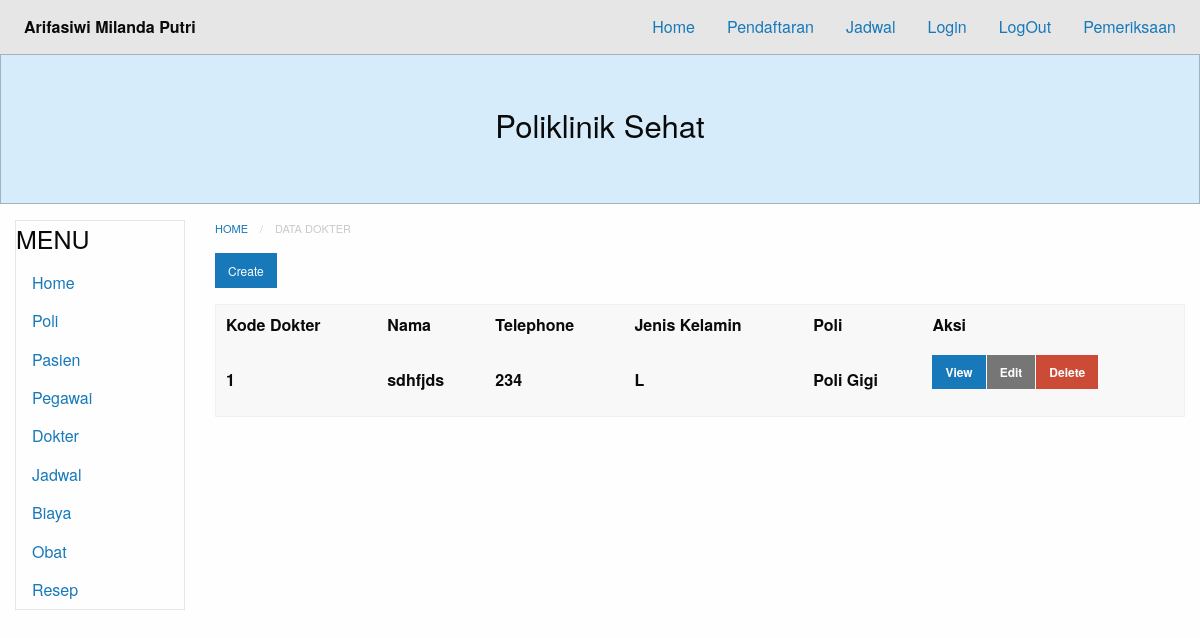
Before: /?module=dokter with the older database file.
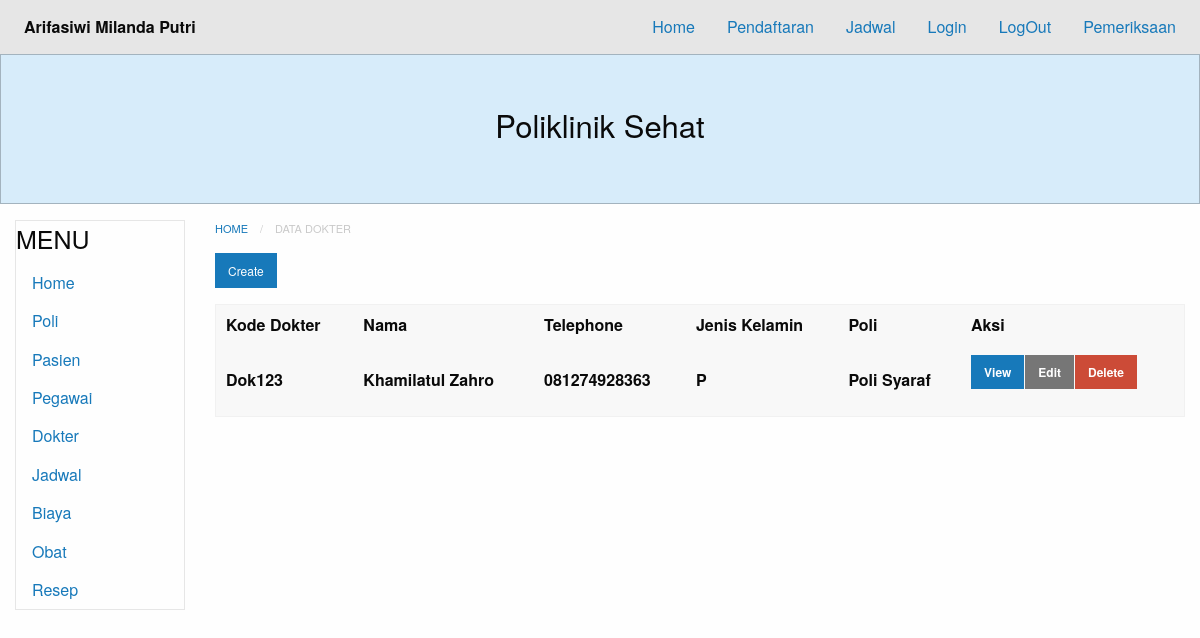
After: the same page with the newer database file.
### tables this page shows
CREATE TABLE `dokter` (
  `id` int(11) NOT NULL,
  `kode` varchar(255) NOT NULL,
  `nama` varchar(255) NOT NULL,
  `alamat` varchar(255) NOT NULL,
  `telp` varchar(255) NOT NULL,
  `jk` varchar(255) NOT NULL,
  `poli_id` int(11) NOT NULL
);

CREATE TABLE `poli` (
  `id` int(11) NOT NULL,
  `kode` varchar(255) NOT NULL,
  `nama` varchar(255) NOT NULL
);

### database.php (called while the page is built, shortened)
<?php
class Database {
	private $db_host = "localhost";
	private $db_user = "root";
	private $db_pass = "";
	private $db_name = "07_arifasiwimp_poliklinik";
	var $con = false;
    var $myconn = "";
	var $result = array();
    function __construct() {
        if(!$this->con){
            $this->myconn = new mysqli($this->db_host, $this->db_user, $this->db_pass, $this->db_name);
            if($this->myconn->connect_errno > 0){
                array_push($this->result, $this->myconn->connect_error);
                return false;
            }else{
                $this->myconn->set_charset('utf8');
                $this->con = true;
                return true;
            }
        } else {
            return true;
        }
    }
	public function select($table, $rows = '*', $join = null,$join2 = null,$join3 = null,$join4 = null, $join5 = null, $join6 = null, $where = null, $order = null, $limit = null){
		$q = 'SELECT '.$rows.' FROM '.$table;
		if($join != null){
			$q .= ' JOIN '.$join;
        }
        if($this->tableExists($table)){
        	$query = $this->myconn->query($q);
			if($query){
				$this->numResults = $query->num_rows;
				for($i = 0; $i < $this->numResults; $i++){
					$r = $query->fetch_array();
                	$key = array_keys($r);
                	for($x = 0; $x < count($key); $x++){
                    	if(!is_int($key[$x])){
                    		if($query->num_rows >= 1){
                    			$this->result[$i][$key[$x]] = $r[$key[$x]];
							}else{
								$this->result[$i][$key[$x]] = null;
							}
						}
					}
				}
				return true;
			}else{
				array_push($this->result, $this->myconn->error);
				return false;
			}
      	}else{
      		return false;
    	}
    }
	private function TableExists($table) {
    	$res = $this->myconn->query('SHOW TABLES LIKE "'.$table.'"');
    	if(isset($res->num_rows)) {
        	return $res->num_rows > 0 ? true : false;
    	} else {
    		array_push($this->result, $table." does not exist in this database");
    		return false;
    	}
	}
    public function getResult(){
        $val = $this->result;
        $this->result = array();
        return $val;
    }
}

### modules/dokter/dokter-index.php (the view)
<nav aria-label="You are here:" role="navigation">
  <ul class="breadcrumbs">
    <li><a href="?module=home">Home</a></li>
    <li class="disabled">Data Dokter</li>
  </ul>
</nav>
<a href="?module=dokter-create" class="small button">Create</a>
  <table>
      <thead>
          <tr>
              <th>Kode Dokter</th>
		      <th>Nama </th>
		      <th>Telephone</th>
              <th>Jenis Kelamin</th>
              <th>Poli</th>
		      <th>Aksi</th>
	      </tr>
          <?php
    require_once("database.php");
    $db=new Database();
    $db->select('dokter',
    'dokter.id,
    dokter.kode,
    dokter.nama,
    dokter.telp,
    dokter.jk,
    poli.nama as nama_poli',
    'poli ON poli.id=dokter.poli_id');
    $res=$db->getResult();
    if(count($res) == 0){ ?>
            <tr>
                <td colspan="8">Data tidak tersedia.</td>
            </tr>
            <?php }else{
            foreach ($res as &$r){?>
          <tr>
              <td><?php echo $r['kode'] ?></td>
              <td><?php echo $r['nama'] ?></td>
              <td><?php echo $r['telp'] ?></td>
              <td><?php echo $r['jk'] ?></td>
              <td><?php echo $r['nama_poli'] ?></td>
              <td>
                  <div class="small button-group">
                      <a href="?module=dokter-show&id=<?php echo $r['id']; ?>" class=" button">View</a>
                      <a href="?module=dokter-edit&id=<?php echo $r['id']; ?>" class="secondary button">Edit</a>
                      <a href="?module=dokter-delete&id=<?php echo $r['id']; ?>"onClick='return confirm("Apakah yakin menghapus?")' class="alert button">Delete</a>
                  </div>
              </td>
          </tr>
<?php
                }
            }
            ?>
</table>

Changed rows visible on the page:
removed dokter: kode "1", nama "sdhfjds", telp "234", jk "L", poli.nama "Poli Gigi"
added dokter: kode "Dok123", nama "Khamilatul Zahro", telp "081274928363", jk "P", poli.nama "Poli Syaraf"
